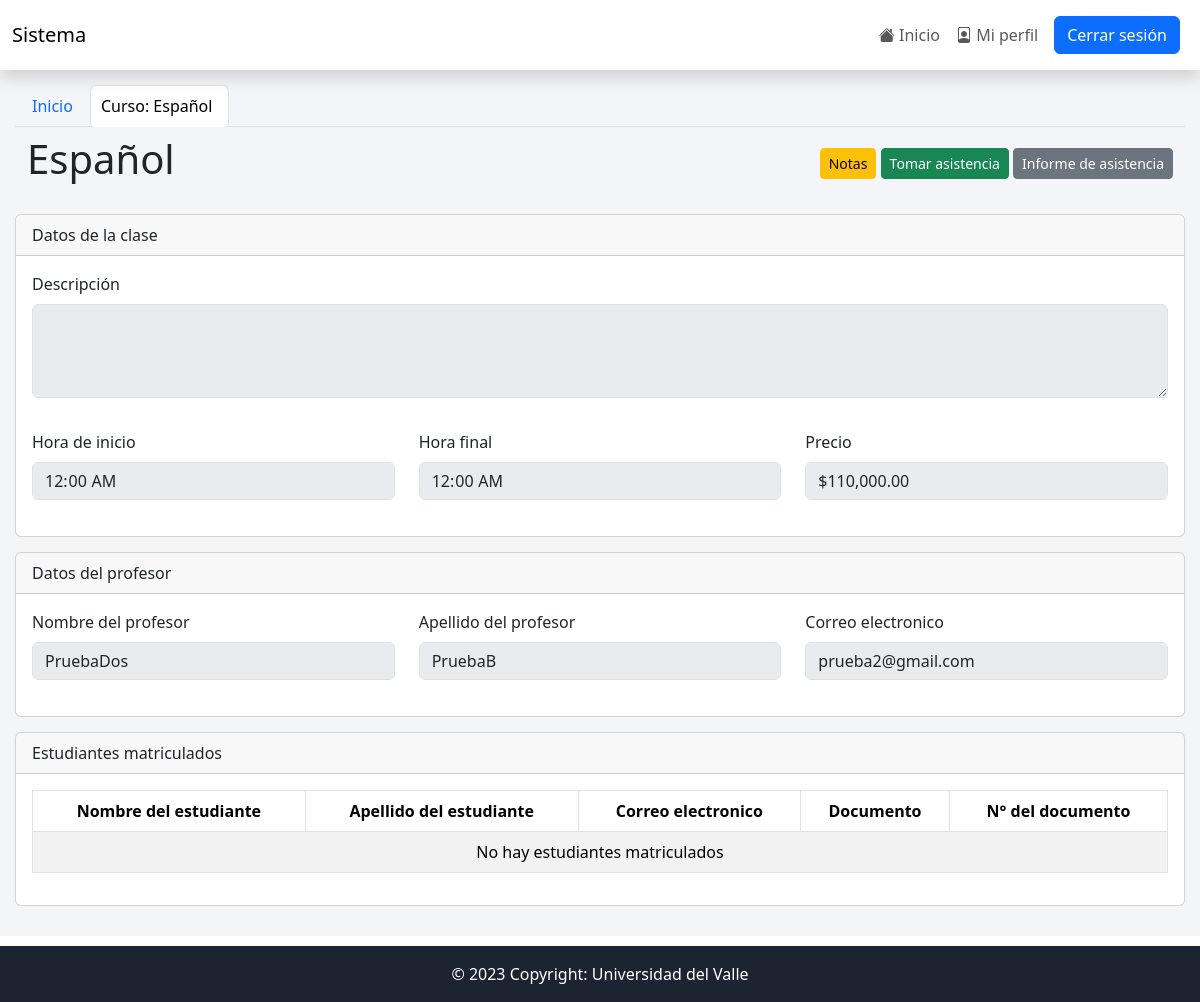
The app's page /views/mostrar_curso.php?id=1 (signed in) with its own data.
### tables this page shows
CREATE TABLE `cursos` (
  `idCurso` int(11) NOT NULL,
  `curso` varchar(50) NOT NULL,
  `idUsuarioProfesor` int(11) NOT NULL,
  `descripcion` text NOT NULL,
  `horaInicio` time NOT NULL,
  `horaFin` time NOT NULL,
  `precio` int(11) NOT NULL,
  `estado` int(11) NOT NULL DEFAULT 1
);

CREATE TABLE `usuarios` (
  `idUsuario` int(11) NOT NULL,
  `nombre` varchar(50) NOT NULL,
  `apellido` varchar(50) NOT NULL,
  `email` text NOT NULL,
  `clave` text NOT NULL,
  `idTipoDocumento` int(11) NOT NULL,
  `numeroDocumento` int(11) NOT NULL,
  `idRol` int(11) NOT NULL,
  `estado` int(11) NOT NULL DEFAULT 1
);

### views/mostrar_curso.php (the view, shortened to what this page needs)
<?php
include "../conexion.php";
$busqueda = $_GET['id'];
$nombreCurso = '';
$nombreProfesor = '';
$apellidoProfesor = '';
$emailProfesor = '';
$descripcion = '';
$horaInicio = '';
$horaFinal = '';
$precio = '';
$fechaActual = date("Y-m-d");
$query = mysqli_query($conection, "SELECT cursos.idCurso, cursos.curso, cursos.idUsuarioProfesor, cursos.descripcion, cursos.horaInicio, cursos.horaFin, cursos.precio, usuarios.nombre, usuarios.apellido, usuarios.email FROM cursos INNER JOIN usuarios ON cursos.idUsuarioProfesor = usuarios.idUsuario WHERE idCurso = $busqueda");
$result = mysqli_num_rows($query);
if ($result > 0) {
    while ($data = mysqli_fetch_array($query)) {
        $nombreCurso = $data['curso'];
        $nombreProfesor = $data['nombre'];
        $apellidoProfesor = $data['apellido'];
        $emailProfesor = $data['email'];
        $descripcion = $data['descripcion'];
        $horaInicio = $data['horaInicio'];
        $horaFinal = $data['horaFin'];
        $precio = number_format($data['precio'], 2);
    }
}
?>
<!DOCTYPE html>
<html lang="en">
<head>
    <?php include "includes/scripts.php"; ?>
</head>
<body>
    <?php include "includes/navbar.php";
    ?>
    <div class="contenedor">
        <ul class="nav nav-tabs">
            <?php
            if ($_SESSION['idRol'] == '1') {
            ?>
                <li class="nav-item">
                    <a class="nav-link" aria-current="page" href="lista_cursos.php">Lista de cursos</a>
                </li>
                <li class="nav-item">
                    <a class="nav-link active" href="">Curso: <?php echo $nombreCurso ?></a>
                </li>
            <?php
            } elseif ($_SESSION['idRol'] == '2' || $_SESSION['idRol'] == '3') {
            ?>
                <li class="nav-item">
                    <a class="nav-link" aria-current="page" href="index.php">Inicio</a>
                </li>
                <li class="nav-item">
                    <a class="nav-link active" href="">Curso: <?php echo $nombreCurso ?></a>
                </li>
            <?php
            }
            ?>
        </ul>
        <nav class="navbar">
            <div class="container-fluid">
                <h1><?php echo $nombreCurso ?></h1>
                <div>
                    <?php if ($_SESSION['idRol'] == '1' || $_SESSION['idRol'] == '2') { ?>
                        <a type="button" class="btn btn-warning btn-sm" href="lista_notas.php?id=<?php echo $busqueda ?>">Notas</a>
                    <a type="button" class="btn btn-success btn-sm" href="registrar_asistencia.php?id=<?php echo $busqueda ?>">Tomar asistencia</a>
                    <a type="button" class="btn btn-secondary btn-sm" href="buscar_asistencia.php?idCurso=<?php echo $busqueda ?>&busqueda=<?php echo $fechaActual ?>">Informe de asistencia</a>
                    <?php } ?>
                </div>
            </div>
        </nav>
        <div class="card">
            <div class="card-header">
                Datos de la clase
            </div>
            <div class="card-body">
                <label class="form-label">Descripción</label>
                <textarea class="form-control" name="miTextarea" id="miTextarea" rows="3" oninput="autoajustarTextarea(this)" disabled><?php echo $descripcion ?></textarea>
            </div>
            <div class="card-body">
                <div class="row">
                    <div class="form-group col-md-4">
                        <label class="form-label">Hora de inicio</label>
                        <input class="form-control" type="time" disabled name="inicio" id="inicio" value="<?php echo $horaInicio ?>">
                    </div>
                    <div class="form-group col-md-4">
                        <label class="form-label">Hora final</label>
                        <input class="form-control" type="time" disabled name="final" id="final" value="<?php echo $horaFinal ?>">
                    </div>
                    <div class="form-group col-md-4">
                        <label class="form-label">Precio</label>
                        <input class="form-control" type="text" disabled name="precio" id="precio" value="$<?php echo $precio ?>">
                    </div>
                </div>
            </div>
        </div>
        <div class="card">
            <div class="card-header">
                Datos del profesor
            </div>
            <div class="card-body">
                <div class="row">
                    <div class="form-group col-md-4">
                        <label class="form-label">Nombre del profesor</label>
                        <input class="form-control" type="text" disabled name="nombre" id="nombre" value="<?php echo $nombreProfesor ?>">
                    </div>
                    <div class="form-group col-md-4">
                        <label class="form-label">Apellido del profesor</label>
                        <input class="form-control" type="text" disabled name="apellido" id="apellido" value="<?php echo $apellidoProfesor ?>">
                    </div>
                    <div class="form-group col-md-4">
                        <label class="form-label">Correo electronico</label>
                        <input class="form-control" type="text" disabled name="email" id="email" value="<?php echo $emailProfesor ?>">
                    </div>
                </div>
            </div>
        </div>
        <div class="card">
            <div class="card-header">
                Estudiantes matriculados
            </div>
            <div class="card-body">
                <div class="contenido-tabla">
                    <div class="table-responsive">
                        <table class="table table-bordered table-fixed table-striped">
                            <thead class="cabecera text-center">
                                <tr>
                                    <th scope="col" data-toggle="tooltip" title="Nombre">Nombre del estudiante</th>
                                    <th scope="col" data-toggle="tooltip" title="Apellido">Apellido del estudiante</th>
                                    <th scope="col" data-toggle="tooltip" title="Email">Correo electronico</th>
                                    <th scope="col" data-toggle="tooltip" title="Acciones">Documento</th>
                                    <th scope="col" data-toggle="tooltip" title="Acciones">N° del documento</th>
                                </tr>
                            </thead>
                            <tbody class="text-center">
                                <?php
                                $query = mysqli_query($conection, "SELECT matricula.idMatricula, matricula.idCursoM, matricula.idEstudianteM, usuarios.nombre, usuarios.apellido, usuarios.email, usuarios.idTipoDocumento, usuarios.numeroDocumento, tipodocumento.tipoDocumento FROM matricula INNER JOIN usuarios ON matricula.idEstudianteM = usuarios.idUsuario JOIN tipodocumento ON usuarios.idTipoDocumento = tipodocumento.idTipoDocumento WHERE (matricula.estado = 1 AND idCursoM = '$busqueda' AND usuarios.estado = 1) ORDER BY `nombre` ASC");
                                $result = mysqli_num_rows($query);
                                if ($result > 0) {
                                    while ($data = mysqli_fetch_array($query)) {
                                ?>
                                        <tr>
                                            <td class="align-middle"><?php echo $data["nombre"] ?></td>
                                            <td class="align-middle"><?php echo $data["apellido"] ?></td>
                                            <td class="align-middle"><?php echo $data["email"] ?></td>
                                            <td class="align-middle"><?php echo $data["tipoDocumento"] ?></td>
                                            <td class="align-middle"><?php echo $data["numeroDocumento"] ?></td>
                                        </tr>
                                    <?php
                                    }
                                } else {
                                    ?>
                                    <tr>
                                        <td colspan="7">No hay estudiantes matriculados</td>
                                    </tr>
                                <?php
                                }
                                ?>
                            </tbody>
                        </table>
                    </div>
                </div>
            </div>
        </div>
    </div>
    <?php include "includes/footer.php"; ?>
</body>
</html>

### views/css/views.css (style rules this page uses)
.navbar { display: flex; }
.contenedor { background: #f4f5f8; padding: 15px; min-height: 79.6vh; }
.form-group { padding-bottom: 20px; }
.card { margin-top: 15px; margin-bottom: 15px; width: 100%; }

### views/includes/navbar.php (style rules this page uses)
.active { background: #f4f5f8; width: 100%; border-radius: 5px; padding-left: 10px; }

### records on screen
cursos: curso "Español", inicio "00:00:00", final "00:00:00", precio "$110,000.00", nombre "PruebaDos", apellido "PruebaB", email "prueba2@gmail.com"
